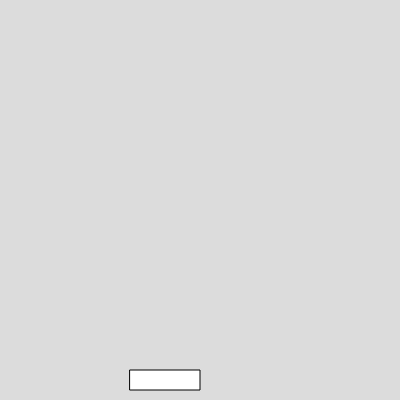
Frame 1 (no input)
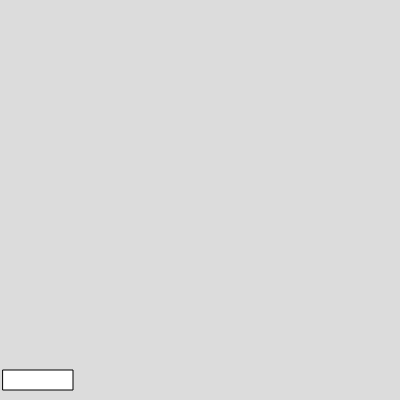
Frame 60 (no input)
Frame 120 (the mouse pressed at the canvas centre since frame 60): identical to frame 60, image omitted

The p5.js sketch that drew these frames (run headless with seeded random() and noise() and a simulated clock; from frame 60 on, the mouse is pressed at the canvas centre):

// p5.js sketch
// ── sketch.js
let barWidth = 20;
let barHeight = 70;
let paddleX;
let paddleY;


function setup() {
    createCanvas(400, 400);
    paddleX = width - 30;
    paddleY = height / 2 - 70;
}

function draw() {
    background(220);
    

    rect(paddleY, paddleX, barHeight, barWidth);

    if (keyIsPressed) {
        if (keyCode === LEFT_ARROW) {
            paddleY -= 3;
        }
        if (keyCode === RIGHT_ARROW) {
            paddleY += 3;
        }
    }

    if (paddleY+barWidth > width || paddleY + barWidth < width) {
        paddleY = 3;
    }

    console.log(paddleX, paddleY)
}

function keyPressed() {
    console.log(key);
    
}
